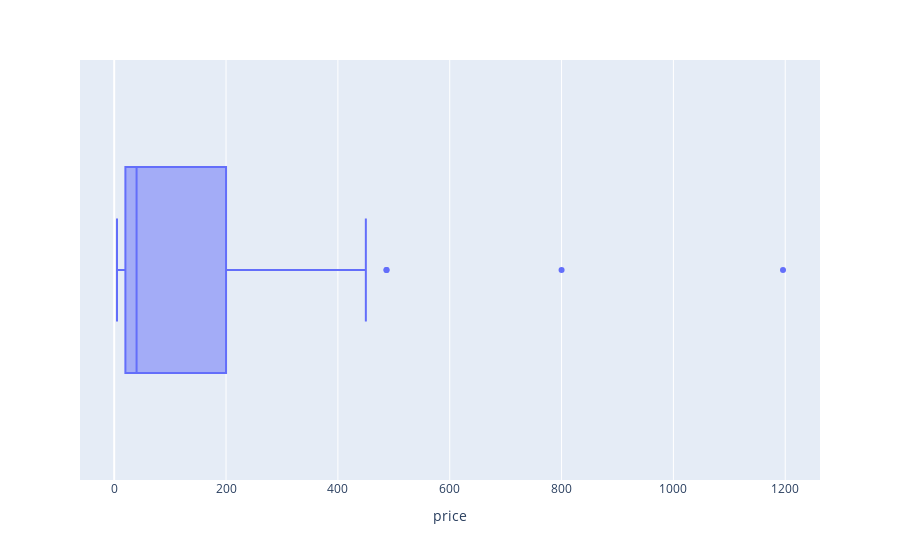

Notebook code for this chart:
### Code cell
def plot_box_plot(feature) : 
    dummy_df = df[df.item_category == feature]
    fig = px.box(dummy_df, x = 'price')
    return fig.show()

plot_box_plot('travel')

### Figure 1 — Plotly figure (JSON) as saved in the notebook; plotly's stock layout.template omitted (floating-point values rounded to 4 significant figures)
{"data": [{"alignmentgroup": "True", "hovertemplate": "price=%{x}<extra></extra>", "legendgroup": "", "marker": {"color": "#636efa"}, "name": "", "notched": false, "offsetgroup": "", "orientation": "h", "showlegend": false, "type": "box", "x": [487, 487, 234, 450, 40, 20, 40, 20, 40, 30, 200, 30, 15, 30, 20, 800, 425, 20, 120, 150, 20, 10, 15, 5, 10, 20, 250, 30, 10, 100, 45, 150, 10, 25, 1196, 40, 150, 312], "x0": " ", "xaxis": "x", "y0": " ", "yaxis": "y"}], "layout": {"boxmode": "group", "legend": {"tracegroupgap": 0}, "margin": {"t": 60}, "xaxis": {"anchor": "y", "domain": [0, 1], "title": {"text": "price"}}, "yaxis": {"anchor": "x", "domain": [0, 1]}}}
